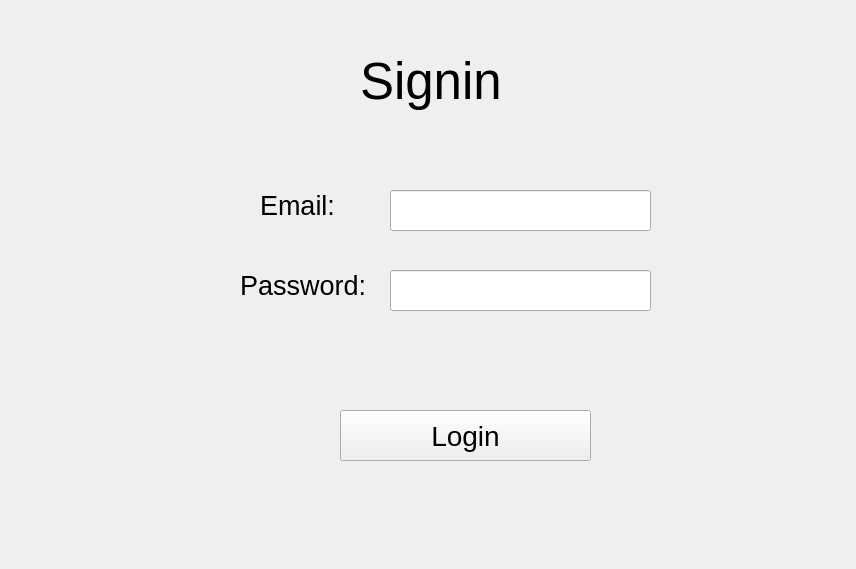
<?xml version="1.0" encoding="UTF-8"?>
<ui version="4.0">
 <class>Form</class>
 <widget class="QWidget" name="Form">
  <property name="geometry">
   <rect>
    <x>0</x>
    <y>0</y>
    <width>856</width>
    <height>569</height>
   </rect>
  </property>
  <property name="font">
   <font>
    <pointsize>30</pointsize>
   </font>
  </property>
  <property name="windowTitle">
   <string>Form</string>
  </property>
  <widget class="QLabel" name="label">
   <property name="geometry">
    <rect>
     <x>360</x>
     <y>20</y>
     <width>341</width>
     <height>121</height>
    </rect>
   </property>
   <property name="font">
    <font>
     <pointsize>38</pointsize>
    </font>
   </property>
   <property name="text">
    <string>Signin</string>
   </property>
  </widget>
  <widget class="QLineEdit" name="lineEdit_3">
   <property name="geometry">
    <rect>
     <x>390</x>
     <y>190</y>
     <width>261</width>
     <height>41</height>
    </rect>
   </property>
  </widget>
  <widget class="QPushButton" name="pushButton">
   <property name="geometry">
    <rect>
     <x>340</x>
     <y>410</y>
     <width>251</width>
     <height>51</height>
    </rect>
   </property>
   <property name="font">
    <font>
     <pointsize>21</pointsize>
    </font>
   </property>
   <property name="text">
    <string>Login</string>
   </property>
  </widget>
  <widget class="QLabel" name="label_3">
   <property name="geometry">
    <rect>
     <x>260</x>
     <y>190</y>
     <width>191</width>
     <height>31</height>
    </rect>
   </property>
   <property name="font">
    <font>
     <pointsize>20</pointsize>
     <weight>50</weight>
     <bold>false</bold>
    </font>
   </property>
   <property name="text">
    <string>Email:</string>
   </property>
  </widget>
  <widget class="QLabel" name="label_4">
   <property name="geometry">
    <rect>
     <x>240</x>
     <y>270</y>
     <width>191</width>
     <height>31</height>
    </rect>
   </property>
   <property name="font">
    <font>
     <pointsize>20</pointsize>
     <weight>50</weight>
     <bold>false</bold>
    </font>
   </property>
   <property name="text">
    <string>Password:</string>
   </property>
  </widget>
  <widget class="QLineEdit" name="lineEdit_4">
   <property name="geometry">
    <rect>
     <x>390</x>
     <y>270</y>
     <width>261</width>
     <height>41</height>
    </rect>
   </property>
  </widget>
 </widget>
 <resources/>
 <connections/>
</ui>
